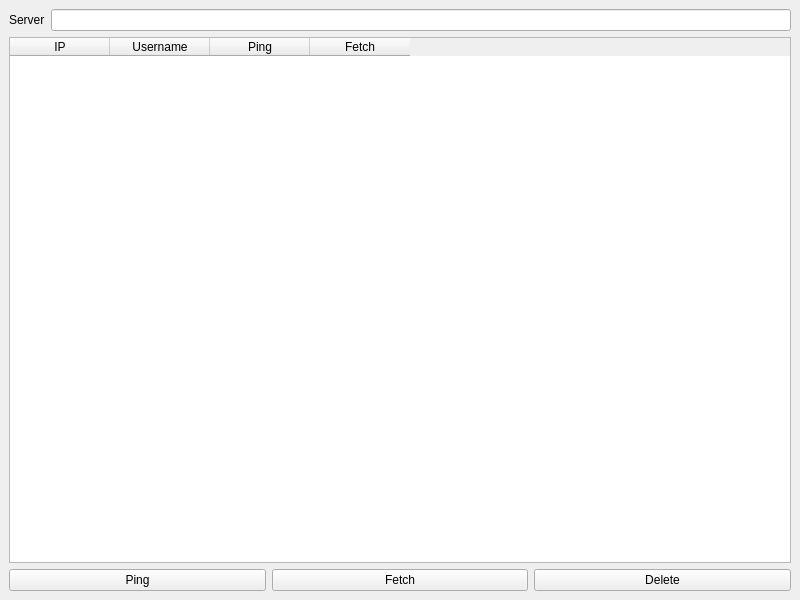
<?xml version="1.0" encoding="UTF-8"?>
<ui version="4.0">
 <class>UIServer</class>
 <widget class="QMainWindow" name="uiServer">
  <property name="geometry">
   <rect>
    <x>0</x>
    <y>0</y>
    <width>800</width>
    <height>600</height>
   </rect>
  </property>
  <property name="windowTitle">
   <string>Cena-like Demo Server</string>
  </property>
  <widget class="QWidget" name="centralwidget">
   <layout class="QVBoxLayout" name="verticalLayout_2">
    <item>
     <layout class="QHBoxLayout" name="horizontalLayout">
      <item>
       <widget class="QLabel" name="label">
        <property name="text">
         <string>Server</string>
        </property>
       </widget>
      </item>
      <item>
       <widget class="QLineEdit" name="editServer"/>
      </item>
     </layout>
    </item>
    <item>
     <widget class="QTableWidget" name="tableClients">
      <column>
       <property name="text">
        <string>IP</string>
       </property>
      </column>
      <column>
       <property name="text">
        <string>Username</string>
       </property>
      </column>
      <column>
       <property name="text">
        <string>Ping</string>
       </property>
      </column>
      <column>
       <property name="text">
        <string>Fetch</string>
       </property>
      </column>
     </widget>
    </item>
    <item>
     <layout class="QHBoxLayout" name="horizontalLayout_2">
      <item>
       <widget class="QPushButton" name="buttonPing">
        <property name="text">
         <string>Ping</string>
        </property>
       </widget>
      </item>
      <item>
       <widget class="QPushButton" name="buttonFetch">
        <property name="text">
         <string>Fetch</string>
        </property>
       </widget>
      </item>
      <item>
       <widget class="QPushButton" name="buttonDelete">
        <property name="text">
         <string>Delete</string>
        </property>
       </widget>
      </item>
     </layout>
    </item>
   </layout>
  </widget>
 </widget>
 <resources/>
 <connections/>
</ui>
